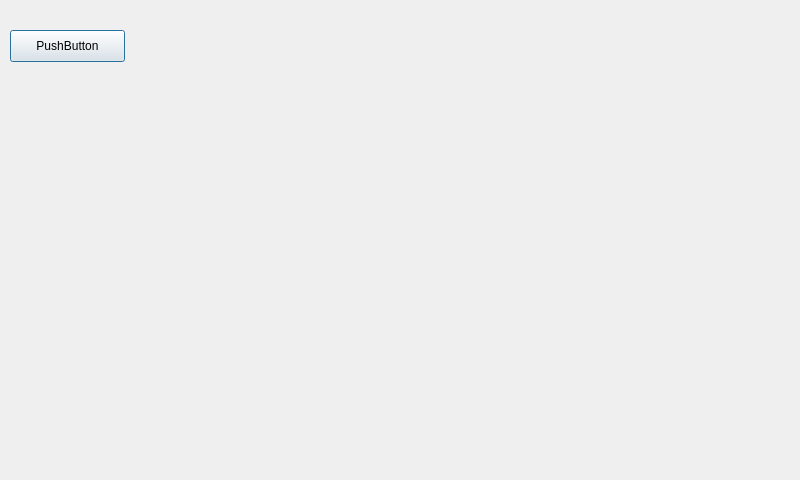
<?xml version="1.0" encoding="UTF-8"?>
<ui version="4.0">
 <class>Dialog</class>
 <widget class="QDialog" name="Dialog">
  <property name="geometry">
   <rect>
    <x>0</x>
    <y>0</y>
    <width>800</width>
    <height>480</height>
   </rect>
  </property>
  <property name="windowTitle">
   <string>Dialog</string>
  </property>
  <widget class="QPushButton" name="pushButton">
   <property name="geometry">
    <rect>
     <x>10</x>
     <y>30</y>
     <width>115</width>
     <height>32</height>
    </rect>
   </property>
   <property name="text">
    <string>PushButton</string>
   </property>
  </widget>
 </widget>
 <layoutdefault spacing="6" margin="11"/>
 <resources/>
 <connections/>
</ui>
